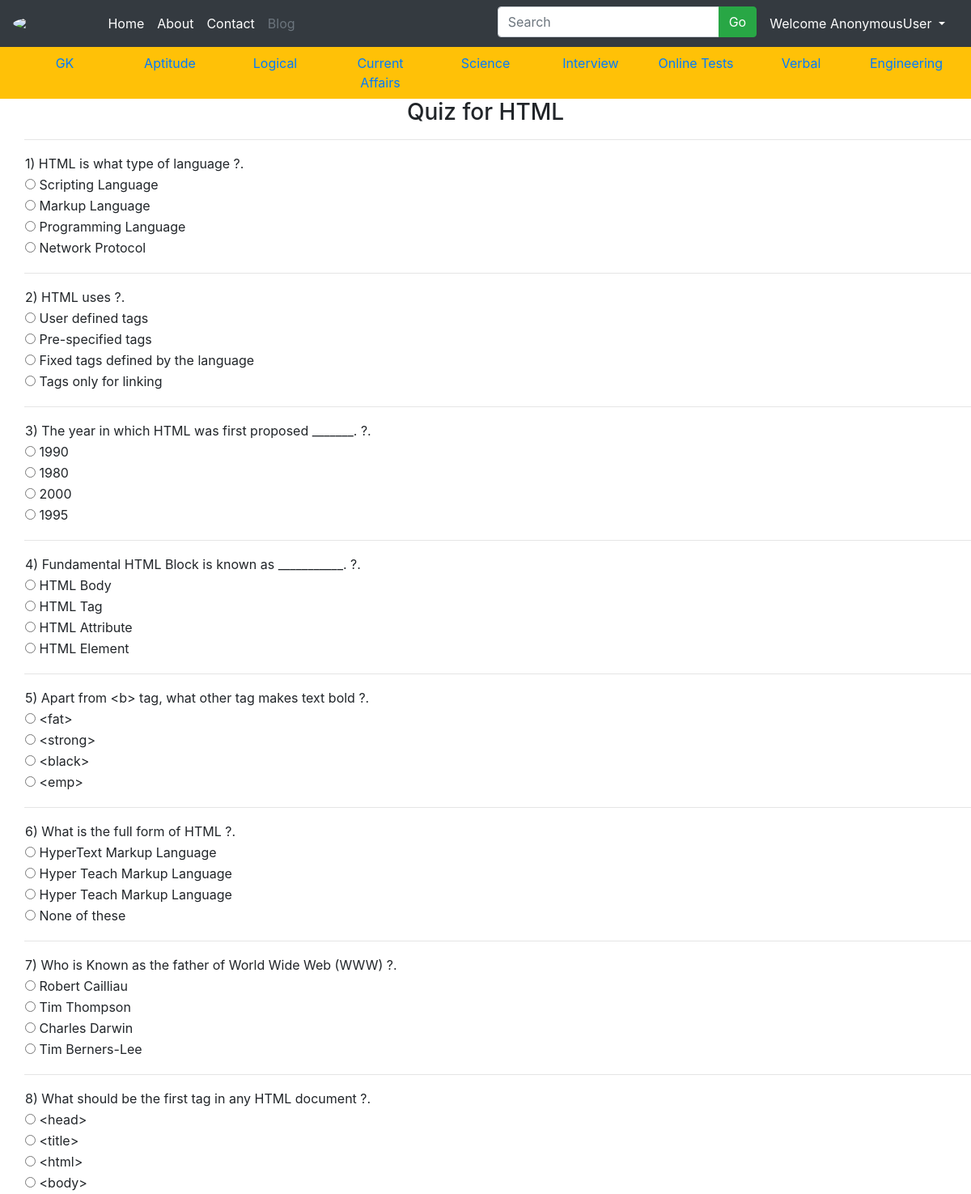
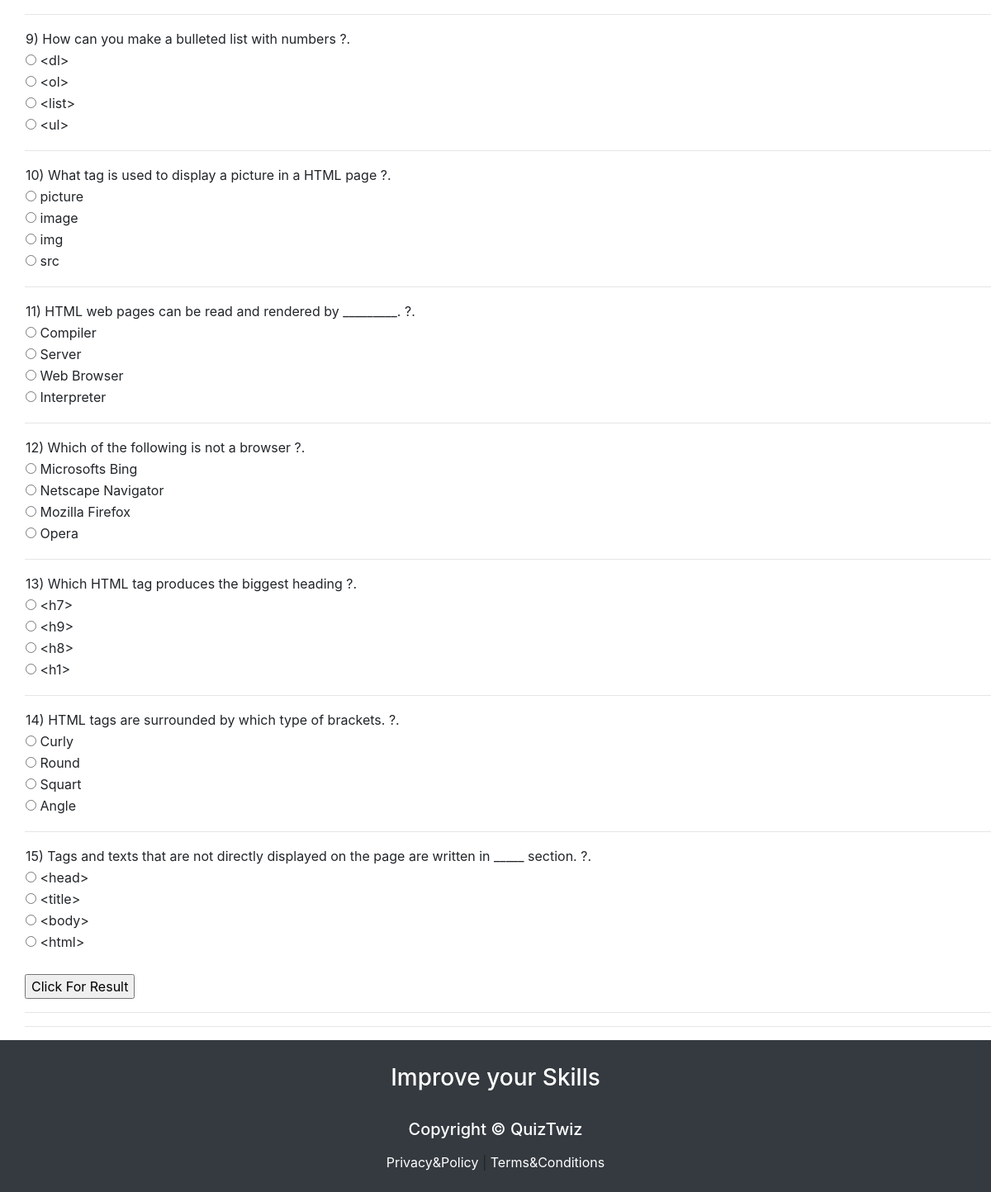
/html, run on the app's committed database (2 pictures, top to bottom).
### QuizApp/models.py (models this page shows, shortened)
class HTML(models.Model):
    Question = models.CharField(max_length=250)
    option1 = models.CharField(max_length=100)
    option2 = models.CharField(max_length=100)
    option3 = models.CharField(max_length=100)
    option4 = models.CharField(max_length=100)
    correctans = models.CharField(max_length=100)

### QuizApp/views.py (the view)
# urls.py: path('html', views.html, name='html-quiz'),
def html(request):
    results = HTML.objects.all()
    return render(request,'html.html',{'HTML':results})

### Templates/html.html (shortened to what this page needs)
{% extends 'base.html' %}
{% block body %}
<center>
    <h3>Quiz for HTML</h3>
</center>
<div style="padding-left:30px">
    {%for result in HTML%}
        <table>
            <tr>
                <td>{{result.Question}} ?.</td>
            </tr>
            <tr>
                <td><input type="radio" id="option1" class="rb" name="{{result.Question}}" value="{{result.option1}}"> {{result.option1}}</td>
            </tr>
            <tr>
                <td><input type="radio" id="option2" class="rb" name="{{result.Question}}" value="{{result.option2}}"> {{result.option2}}</td>
            </tr>
            <tr>
                <td><input type="radio" id="option3" class="rb" name="{{result.Question}}" value="{{result.option3}}"> {{result.option3}}</td>
            </tr>
            <tr>
                <td><input type="radio" id="option4" class="rb" name="{{result.Question}}" value="{{result.option4}}"> {{result.option4}}</td>
            </tr>
            <tr>
                <td><lable id="correctans" class="rb" style="display:none; color:green;"><b>The Correct Answer Is :{{result.correctans}}</b></lable></td>
            </tr>
            <hr>
        </table>
    {% endfor %}
    <br>
    <input type="submit" value="Click For Result" id="but1" onclick="getanswers();"/>
    <hr/>
    <hr>
</div>
{% endblock body %}

### data on the page
HTML: Question "1) HTML is what type of language", option1 "Scripting Language", option2 "Markup Language", option3 "Programming Language", option4 "Network Protocol"
HTML: Question "2) HTML uses", option1 "User defined tags", option2 "Pre-specified tags", option3 "Fixed tags defined by the language", option4 "Tags only for linking"
HTML: Question "3) The year in which HTML was first proposed _______.", option1 "1990", option2 "1980", option3 "2000", option4 "1995"
HTML: Question "4) Fundamental HTML Block is known as ___________.", option1 "HTML Body", option2 "HTML Tag", option3 "HTML Attribute", option4 "HTML Element"
HTML: Question "5) Apart from <b> tag, what other tag makes text bold", option1 "<fat>", option2 "<strong>", option3 "<black>", option4 "<emp>"
HTML: Question "6) What is the full form of HTML", option1 "HyperText Markup Language", option2 "Hyper Teach Markup Language", option3 "Hyper Teach Markup Language", option4 "None of these"
HTML: Question "7) Who is Known as the father of World Wide Web (WWW)", option1 "Robert Cailliau", option2 "Tim Thompson", option3 "Charles Darwin", option4 "Tim Berners-Lee"
HTML: Question "8) What should be the first tag in any HTML document", option1 "<head>", option2 "<title>", option3 "<html>", option4 "<body>"
HTML: Question "9) How can you make a bulleted list with numbers", option1 "<dl>", option2 "<ol>", option3 "<list>", option4 "<ul>"
HTML: Question "10) What tag is used to display a picture in a HTML page", option1 "picture", option2 "image", option3 "img", option4 "src"
HTML: Question "11) HTML web pages can be read and rendered by _________.", option1 "Compiler", option2 "Server", option3 "Web Browser", option4 "Interpreter"
HTML: Question "12) Which of the following is not a browser", option1 "Microsofts Bing", option2 "Netscape Navigator", option3 "Mozilla Firefox", option4 "Opera"
HTML: Question "13) Which HTML tag produces the biggest heading", option1 "<h7>", option2 "<h9>", option3 "<h8>", option4 "<h1>"
HTML: Question "14) HTML tags are surrounded by which type of brackets.", option1 "Curly", option2 "Round", option3 "Squart", option4 "Angle"
HTML: Question "15) Tags and texts that are not directly displayed on the page are written in _____ section.", option1 "<head>", option2 "<title>", option3 "<body>", option4 "<html>"

### other printed values
{{ request.user }} "AnonymousUser"
